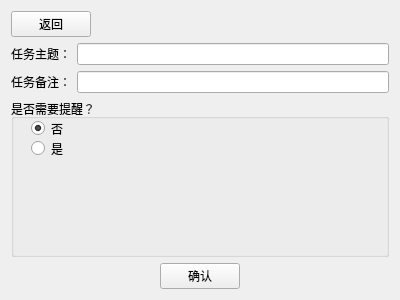
<?xml version="1.0" encoding="UTF-8"?>
<ui version="4.0">
 <class>AddTask</class>
 <widget class="QWidget" name="AddTask">
  <property name="geometry">
   <rect>
    <x>0</x>
    <y>0</y>
    <width>400</width>
    <height>300</height>
   </rect>
  </property>
  <property name="windowTitle">
   <string>Form</string>
  </property>
  <layout class="QVBoxLayout" name="verticalLayout_3">
   <item>
    <layout class="QVBoxLayout" name="verticalLayout_2">
     <item>
      <widget class="QPushButton" name="return_Button">
       <property name="minimumSize">
        <size>
         <width>80</width>
         <height>0</height>
        </size>
       </property>
       <property name="maximumSize">
        <size>
         <width>80</width>
         <height>16777215</height>
        </size>
       </property>
       <property name="text">
        <string>返回</string>
       </property>
      </widget>
     </item>
     <item>
      <layout class="QVBoxLayout" name="verticalLayout">
       <item>
        <layout class="QGridLayout" name="gridLayout">
         <item row="0" column="0">
          <widget class="QLabel" name="label">
           <property name="text">
            <string>任务主题：</string>
           </property>
          </widget>
         </item>
         <item row="0" column="1">
          <widget class="QLineEdit" name="newTaskTitle"/>
         </item>
         <item row="1" column="0">
          <widget class="QLabel" name="label_2">
           <property name="text">
            <string>任务备注：</string>
           </property>
          </widget>
         </item>
         <item row="1" column="1">
          <widget class="QLineEdit" name="newTaskRemark"/>
         </item>
        </layout>
       </item>
       <item>
        <widget class="QGroupBox" name="groupBox">
         <property name="title">
          <string>是否需要提醒？</string>
         </property>
         <widget class="QRadioButton" name="disremind">
          <property name="geometry">
           <rect>
            <x>20</x>
            <y>20</y>
            <width>112</width>
            <height>19</height>
           </rect>
          </property>
          <property name="text">
           <string>否</string>
          </property>
          <property name="checked">
           <bool>true</bool>
          </property>
         </widget>
         <widget class="QRadioButton" name="remind">
          <property name="geometry">
           <rect>
            <x>20</x>
            <y>40</y>
            <width>112</width>
            <height>19</height>
           </rect>
          </property>
          <property name="text">
           <string>是</string>
          </property>
         </widget>
        </widget>
       </item>
      </layout>
     </item>
     <item alignment="Qt::AlignHCenter">
      <widget class="QPushButton" name="ack_Button">
       <property name="minimumSize">
        <size>
         <width>80</width>
         <height>0</height>
        </size>
       </property>
       <property name="maximumSize">
        <size>
         <width>80</width>
         <height>16777215</height>
        </size>
       </property>
       <property name="text">
        <string>确认</string>
       </property>
      </widget>
     </item>
    </layout>
   </item>
  </layout>
 </widget>
 <resources/>
 <connections/>
</ui>
